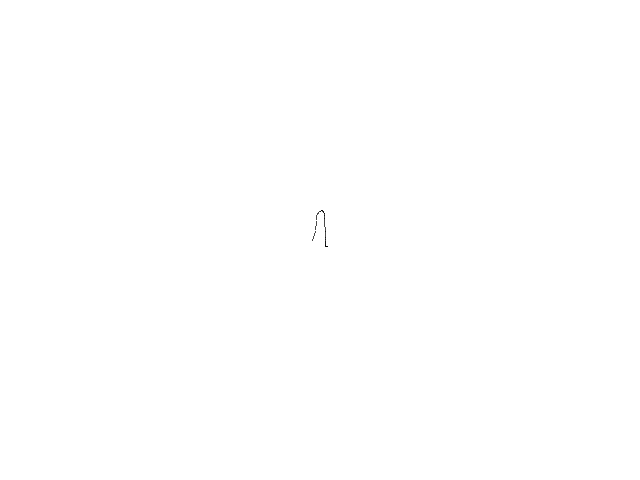
Frame 1 (no input)
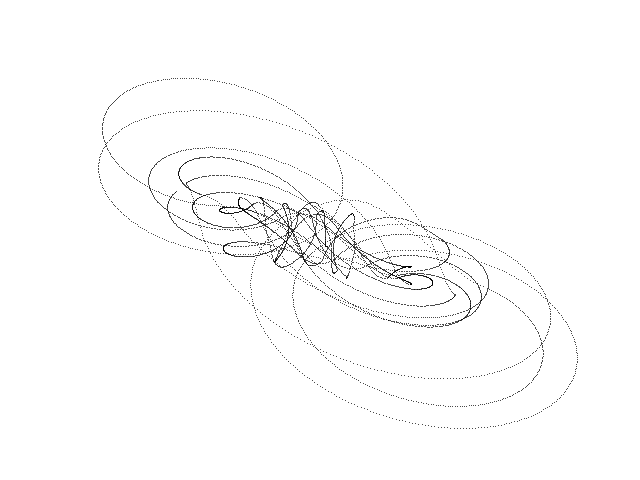
Frame 60 (the mouse pressed at the canvas centre just before this capture)
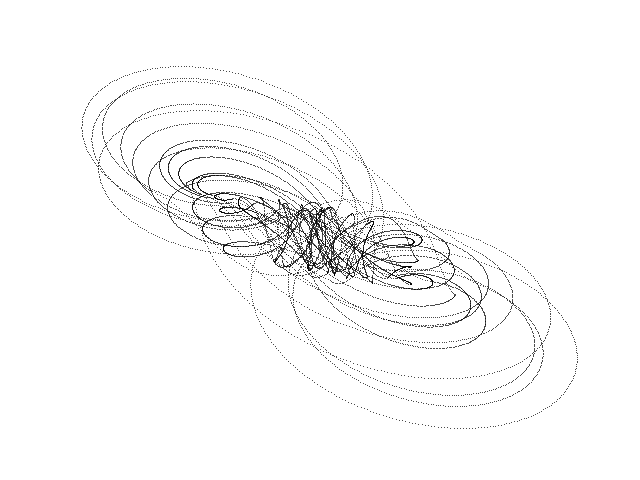
Frame 120 (the mouse held since frame 60 and released just before this capture)

The Processing sketch that drew these frames (run headless with seeded random() and noise(); from frame 60 on, the mouse is pressed at the canvas centre):

// Processing sketch: Matsumoto_Kobayashi
// ── Matsumoto_Kobayashi.pde
// Matsumoto-Chua-Kobayashi chaotic attractor //

  float x = 0.1;
  float y = 0.1;
  float z = 0.1;
  float w = 0.1;
  float g = 0.0;
  float dt = 0.01;
  float a1 = 2.0;
  float a2 = 2.0;
  float b = 20.0;
  float c = 1.5;
  float m0 = 3.0;
  float m1 = -0.2;


void setup() {
  
  size(640, 480);
  background(255);
  
}

void draw() {
  
  for (int i=0; i<100; i++) {
    
    float nx = x;
    float ny = y;
    float nz = z;
    float nw = w;
    
    g = m0 * (ny - nx) + 0.5 * (m1 - m0) * (abs(ny - nx + 1.0) - abs(ny - nx - 1.0));
        
    x = nx + dt * (a1 * g - a2 * nz);
    y = ny + dt * (b * (-g - nw));
    z = nz + dt * (nx + nz);
    w = nw + dt * (c * ny);
  
    point(320 + (75 * x), 240 + (67 * w));
        
  }

}
